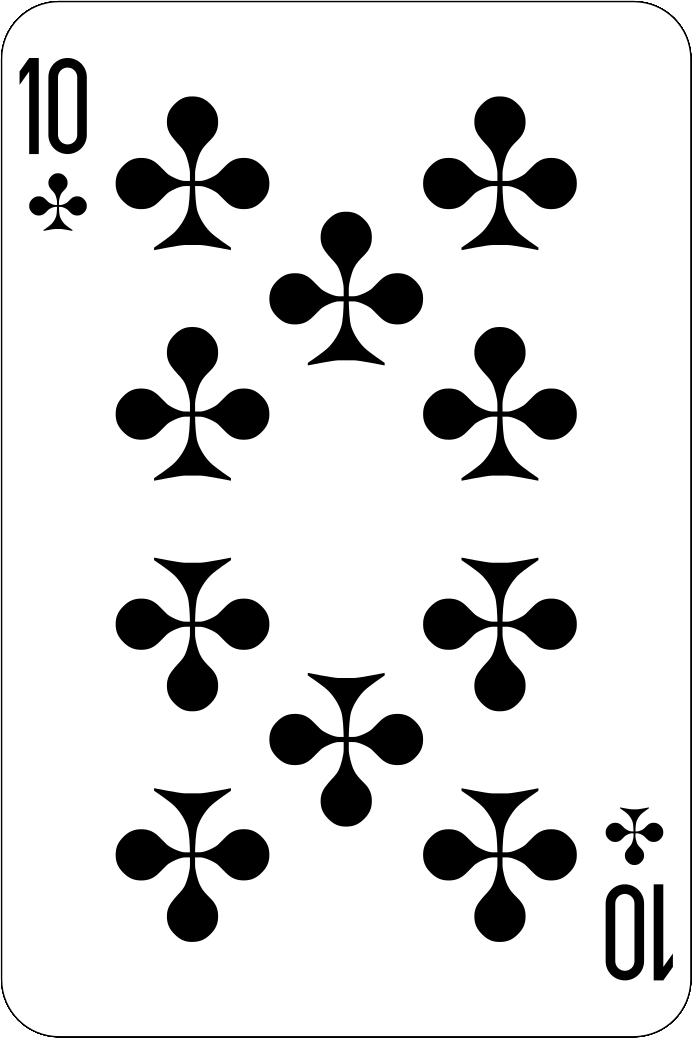
#> input picture card_decks/deck_1/10C.png, 692 x 1038 px, given in place of 8C.png, which was not available
$ python create_dataset.py
#> lines starting #> are read from the running program, lines starting #| are printed output that depends on the picture; pictures that were not available may be replaced by others from this repository, and a replacement may not be noted
### utils.py
import numpy as np
import copy
from PIL import Image
import random
import os

import matplotlib.pyplot as plt
from matplotlib.patches import Circle


def getCards():
	# [index, class string, value / values]
	return [
		[0, "2C", 2],
		[1, "2D", 2],
		[2, "2H", 2],
		[3, "2S", 2],
		[4, "3C", 3],
		[5, "3D", 3],
		[6, "3H", 3],
		[7, "3S", 3],
		[8, "4C", 4],
		[9, "4D", 4],
		[10, "4H", 4],
		[11, "4S", 4],
		[12, "5C", 5],
		[13, "5D", 5],
		[14, "5H", 5],
		[15, "5S", 5],
		[16, "6C", 6],
		[17, "6D", 6],
		[18, "6H", 6],
		[19, "6S", 6],
		[20, "7C", 7],
		[21, "7D", 7],
		[22, "7H", 7],
		[23, "7S", 7],
		[24, "8C", 8],
		[25, "8D", 8],
		[26, "8H", 8],
		[27, "8S", 8],
		[28, "9C", 8],
		[29, "9D", 9],
		[30, "9H", 9],
		[31, "9S", 9],
		[32, "10C", 10],
		[33, "10D", 10],
		[34, "10H", 10],
		[35, "10S", 10],
		[36, "JC", 10],
		[37, "JD", 10],
		[38, "JH", 10],
		[39, "JS", 10],
		[40, "QC", 10],
		[41, "QD", 10],
		[42, "QH", 10],
		[43, "QS", 10],
		[44, "KC", 10],
		[45, "KD", 10],
		[46, "KH", 10],
		[47, "KS", 10],
		[48, "AC", [1, 11]],
		[49, "AD", [1, 11]],
		[50, "AH", [1, 11]],
		[51, "AS", [1, 11]]
	]


# [7 lines left out: function getActions, not called in this run]


def getActionFromHandTotal(playersCardsTotal, delearsCardsTotal, ace):
	"""
	ace (bool): True if ace in in card hand and its value is set to 11
	"""

	# soft hand
	if ace:
		if playersCardsTotal <= 17:
			return 0
		else:
			if (playersCardsTotal == 18) and (delearsCardsTotal in [9, 10]):
				return 0
			else:
				return 1
	# hard hand
	else:
		if playersCardsTotal <= 11:
			return 0
		elif (playersCardsTotal == 12) and (delearsCardsTotal in [1, 2, 3]):
			return 0
		elif (playersCardsTotal in [12, 13, 14, 15]) and (delearsCardsTotal in [7, 8, 9, 10, 11]):
			return 0
		elif (playersCardsTotal == 16) and (delearsCardsTotal in [7, 8, 9]):
			return 0
		elif (playersCardsTotal == 16) and (delearsCardsTotal in [10, 11]):
			return 2
		else:
			return 1


def setAce(cards):
	""" Set the value of ace to either 1 or 11
	This will follow the policy of setting ace to 11 if it does not set the hand total over 21, otherwise ace will be set to 1
	"""
	returnCards = []  # cards to return with ace set to either 1 or 11
	aceCards = []  # temp list for ace cards

	# seperate ace from other cards
	for card in cards:
		if "A" in card[1]:
			aceCards.append(copy.deepcopy(card))  # copy card values
		else:
			returnCards.append(copy.deepcopy(card))  # copy card values

	# return cards if no ace is included
	if len(aceCards) == 0:
		return returnCards
	# get sum of non ace card values
	else:
		# hand only contains ace cards
		if len(returnCards) == 0:
			sumOtherCards = 0
		# hand has non ace cards
		else:
			sumOtherCards = sum([x[2] for x in returnCards])

	# Only one ace in hand
	if len(aceCards) == 1:
		if sumOtherCards + 11 > 21:  # ace == 11 is a bust (hand value over 21)
			aceCards[0][2] = 1
		else:  # ace == 11 is not a bust (hand value under or equal to 21)
			aceCards[0][2] = 11
		returnCards.append(aceCards[0])
	# More than 1 ace in hand
	else:
		# set all ace values to 1
		aceValues = []
		for ace in aceCards:
			aceValues.append(1)
		# All ace cards set to 1 is a bust
		if sumOtherCards + sum(aceValues) > 21:
			for ace in aceCards:
				ace[2] = 1
				returnCards.append(ace)
		# set ace cards to 11 (one at a time) until a bust is met or all cards are a 11
		else:
			for idx, ace in enumerate(aceValues):
				aceValues[idx] = 11
				if sumOtherCards + sum(aceValues) > 21:
					aceValues[idx] = 1
					aceCards[idx][2] = 1
					returnCards.append(aceCards[idx])
				else:
					aceCards[idx][2] = 11
					returnCards.append(aceCards[idx])

	# reorder returnCards to match the order of cards
	# TO DO
	returnCardsSorted = []
	for card in cards:
		for idx, finalCard in enumerate(returnCards):
			if card[0] == finalCard[0]:
				returnCardsSorted.append(finalCard)

	return returnCardsSorted


def resizeCards(img, newHeight):
	width, height = img.size
	ratio = width / height
	newWidth = int(ratio * newHeight)
	scale = ((newWidth/width), (newHeight/height))
	return img.resize((newWidth, newHeight)), scale


def transformPoints(cardCoords, scale, translate):
	new_card_coords = []
	for idx, card in enumerate(cardCoords):
		coords = card[0]
		card_string = card[1]
		for idy, point in enumerate(coords):

			#resize
			point = (int(point[0] * scale[0]), int(point[1] * scale[1]))

			# location
			point = (point[0] + translate[0], point[1] + translate[1])

			# update point
			coords[idy] = point
		new_card_coords.append((coords, card_string))

	return new_card_coords


def genImage(sample, sampleId, saveName="new", returnImg=False):
	img = Image.new('RGBA', (1024, 1024), color=(0, 145, 48, 0))  # backgound is green

	playerCardImg, playerCardCoords = place_cards(sample["player_cards"])
	dealerCardImg, dealerCardCoords = place_cards(sample["dealer_cards"])

	newHeight = 185
	playerCardImg, playCardScale = resizeCards(playerCardImg, newHeight)
	dealerCardImg, dealerCardScale = resizeCards(dealerCardImg, newHeight)

	img.paste(playerCardImg, (50, (1024 - 50 - newHeight)), playerCardImg)
	img.paste(dealerCardImg, (50, 50), dealerCardImg)

	img = img.convert('RGB')  # remove alpha channel

	# apply transformation to card coordinates
	playerCardCoords = transformPoints(playerCardCoords, playCardScale, (50, (1024 - 50 - newHeight)))
	dealerCardCoords = transformPoints(dealerCardCoords, dealerCardScale, (50, 50))

	# save image
	save_path = f"{saveName}/imgs"
	if not os.path.exists(save_path):
		os.makedirs(save_path)
	img.save(f"{save_path}/{sampleId}.png", format="png")

	if returnImg:
		return {
			'class_label': sample['class_label'],
			'sampleId': sampleId,
			'playerCardCoords': playerCardCoords,
			'dealerCardCoords': dealerCardCoords,
			'img_path': f"imgs/{sampleId}.png",
			'player_cards': sample["player_cards"],
			'dealer_cards': sample["dealer_cards"]
		}, img
	else:
		return {
			'class_label': sample['class_label'],
			'sampleId': sampleId,
			'playerCardCoords': playerCardCoords,
			'dealerCardCoords': dealerCardCoords,
			'img_path': f"imgs/{sampleId}.png",
			'player_cards': sample["player_cards"],
			'dealer_cards': sample["dealer_cards"]
		}


def place_cards(cards):
	"""
	return a image of given cards placed next to each other
	"""

	card_imgs = []
	card_rotated = []  # record whether a card has been rotated or not
	for card in cards:
		rotate = random.choice([0, 180])
		if rotate == 0:
			card_rotated.append(False)
		else:
			card_rotated.append(True)
		card_imgs.append(Image.open(f"./card_decks/deck_1/{card[1]}.png", 'r').rotate(rotate, Image.NEAREST, expand=1))

	img = Image.new('RGBA', ((card_imgs[0].width * len(card_imgs) + (len(card_imgs) * 50)), card_imgs[0].height), (255, 0, 0, 0))

	card_coords = []
	x_pos = 0
	for idx, card in enumerate(card_imgs):
		# list order: card top left, card top right, card bottom left, card bottom right
		if card_rotated[idx]:
			card_coords.append(([
				(x_pos + card.width, card.height),
				(x_pos, card.height),
				(x_pos + card.width, 0),
				(x_pos, 0)
			], cards[idx][1]))
		else:
			card_coords.append(([
				(x_pos, 0),
				(x_pos + card.width, 0),
				(x_pos, card.height),
				(x_pos + card.width, card.height)
			], cards[idx][1]))
		img.paste(card, (x_pos, 0))
		x_pos = x_pos + card.width + 50

	return img, card_coords


# [145 lines that do not run on import are left out]

### create_dataset.py
import pickle
import os
import json
import argparse
from utils import getCards, getActionFromHandTotal, setAce, genImage
import random


def cardsToConcepts(playerCards, dealerCards):
	pass


def getCardhands(targetNumSamples, trainRatio):

	trainNumTarget = int(targetNumSamples * trainRatio)
	testNumTarget = targetNumSamples - trainNumTarget

	trainGames = genGames(trainNumTarget)
	testGames = genGames(testNumTarget)

	return trainGames, testGames


def genGames(targetSamples):

	numSamples = 0
	games = []

	while numSamples < targetSamples:
		newSamples = genGame()

		games.append(newSamples)

		numSamples += len(newSamples)

	# balance task labels with additional samples (we do not need to worry about concepts as they are roughly balanced by default)
	# get task label count
	task_labels = [0, 0, 0, 0]  # one value for each task label
	for idx, game in enumerate(games):
		for sample in game:
			task_labels[sample["class_label"]] = task_labels[sample["class_label"]] + 1

	# get class label imbalance
	class_imbalance = []
	for i in task_labels:
		class_imbalance.append(task_labels[task_labels.index(max(task_labels))] - i)

	# while an imbalance exists: generate a new game and add samples to a list of game samples
	out_of_game_samples = []
	while sum(class_imbalance) > 0:
		new_game = genGame()
		for sample in new_game:
			if class_imbalance[sample["class_label"]] > 0:  # only add samples if it helps to remove the imbalance
				out_of_game_samples.append(sample)
				class_imbalance[sample["class_label"]] = class_imbalance[sample["class_label"]] - 1

	# the last item in games will represent samples required to balance the dataset
	games.append(out_of_game_samples)

	return games


def genGame():
	"""
	generate samples for a single game and return the game
	"""
	# get a shuffled deck of cards
	cardDesc = getCards()
	random.shuffle(cardDesc)

	rawPlayerCards = []
	rawDelearCards = []
	newSamples = []

	# add initial cards to player and dealer hands
	rawPlayerCards.append(cardDesc.pop())
	rawPlayerCards.append(cardDesc.pop())
	rawDelearCards.append(cardDesc.pop())

	# decide if ace is 11 or 1
	playerCards = setAce(rawPlayerCards)
	delearCards = setAce(rawDelearCards)

	# get value of player and delear hands
	playerTotal = sum([x[2] for x in playerCards])
	delearTotal = sum([x[2] for x in delearCards])

	softHand = True if 11 in [x[2] for x in playerCards] else False

	# set sample class (action for player to take or bust)
	if playerTotal > 21:
		classLabel = 3
	else:
		classLabel = getActionFromHandTotal(playerTotal, delearTotal, ace=softHand)

	newSamples.append({
		"class_label": classLabel,
		"player_cards": playerCards,
		"dealer_cards": delearCards
	})

	while (len(playerCards) < 7) and (playerTotal < 21):  # we are limiting player hands to 7 cards
		rawPlayerCards.append(cardDesc.pop())
		playerCards = setAce(rawPlayerCards)
		playerTotal = sum([x[2] for x in playerCards])

		softHand = True if 11 in [x[2] for x in playerCards] else False

		# set sample class (action for player to take or bust)
		if playerTotal > 21:
			classLabel = 3
		else:
			classLabel = getActionFromHandTotal(playerTotal, delearTotal, ace=softHand)

		newSamples.append({
			"class_label": classLabel,
			"player_cards": playerCards,
			"dealer_cards": delearCards
		})

	while (len(delearCards) < 7) and (delearTotal < 17):  # we are limiting dealer hands to 7 cards
		rawDelearCards.append(cardDesc.pop())
		delearCards = setAce(rawDelearCards)
		delearTotal = sum([x[2] for x in delearCards])

	# set sample class (action for player to take or bust)
	if playerTotal > 21:
		classLabel = 3
	else:
		classLabel = getActionFromHandTotal(playerTotal, delearTotal, ace=softHand)

	# only save final dealer hand
	newSamples.append({
		"class_label": classLabel,
		"player_cards": playerCards,
		"dealer_cards": delearCards
	})

	return newSamples


def createSampleAttrbutes(games, start_index=0):
	samples = {}
	sample_id = start_index
	for idx, game in enumerate(games):
		# each game has an index apart from the last one which is -1 as this is made of filler samples
		if idx == len(games) - 1:
			game_number = -1
		else:
			game_number = idx

		for idy, game_part in enumerate(game):
			# gen image
			game_part = genImage(game_part, sample_id)
#> after the loop in place_cards, `for idx, card in enumerate(card_imgs):`:
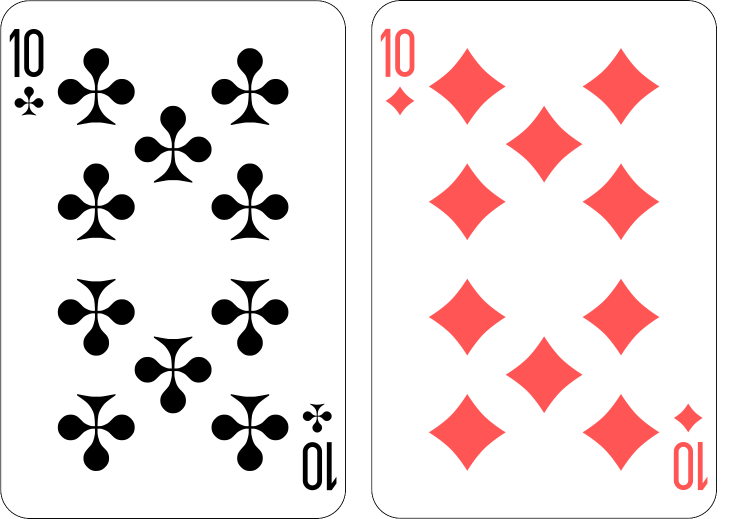
#> img: PIL image 1484x1038 RGBA (shown at 1/2 size); mean R, G, B, A 236.4, 207.5, 207.5, 236.4; transparent parts drawn white
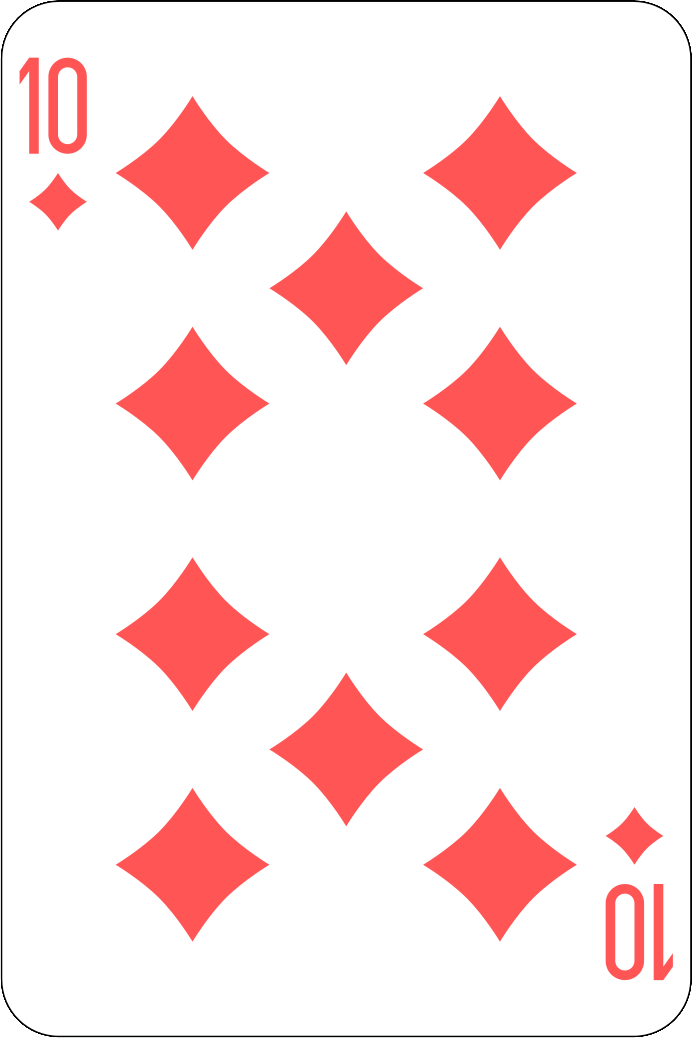
#> input picture card_decks/deck_1/10D.png, 692 x 1038 px, given in place of 8H.png, which was not available
#> after the loop in place_cards (call 2), `for idx, card in enumerate(card_imgs):`:
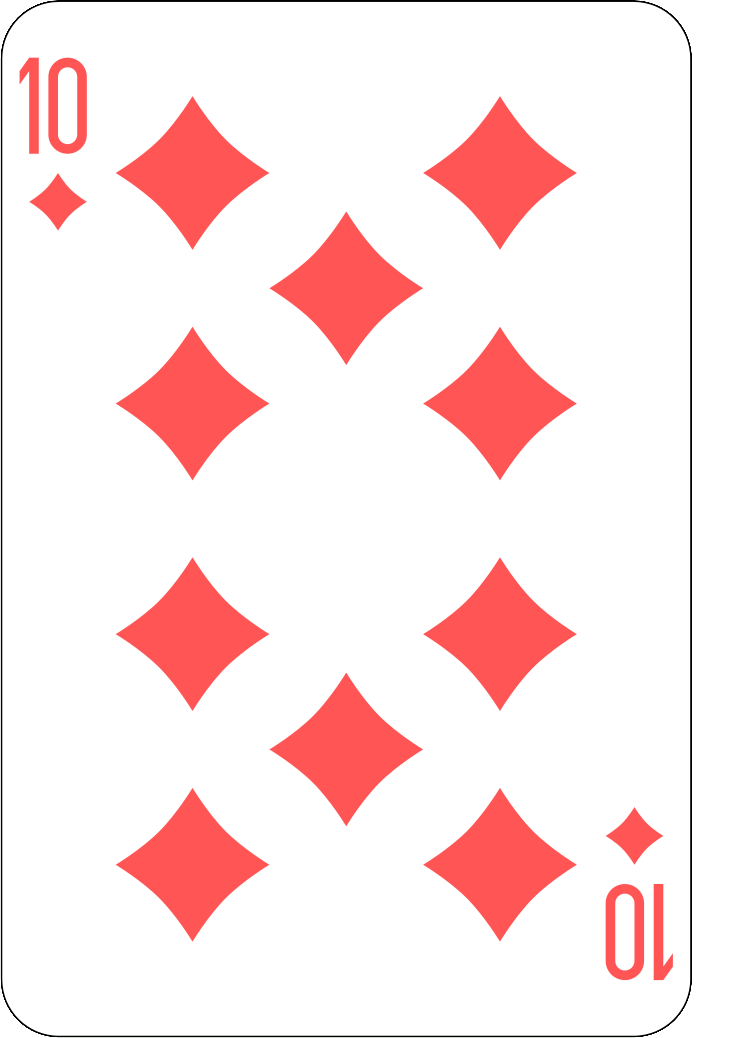
#> img: PIL image 742x1038 RGBA; mean R, G, B, A 251.8, 211.1, 211, 236.4; transparent parts drawn white
#> in genImage, `playerCardImg, playCardScale = resizeCards(playerCardImg, newHeight)`:
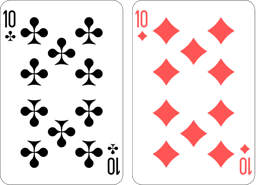
#> playerCardImg: PIL image 264x185 RGBA; mean R, G, B, A 219.6, 207.8, 207.8, 236.5; transparent parts drawn white
#> in genImage, `dealerCardImg, dealerCardScale = resizeCards(dealerCardImg, newHeight)`:
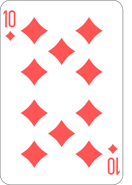
#> dealerCardImg: PIL image 132x185 RGBA; mean R, G, B, A 235.1, 211.3, 211.3, 236.5; transparent parts drawn white
#> in genImage, `img.paste(playerCardImg, (50, (1024 - 50 - newHeight)), playerCardImg)`:
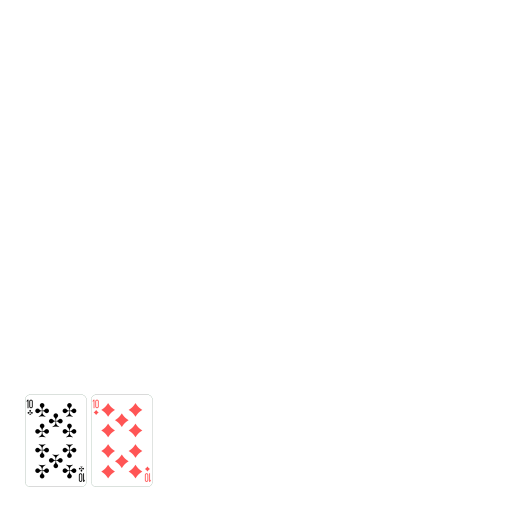
#> img: PIL image 1024x1024 RGBA (shown at 1/2 size); mean R, G, B, A 10.2, 148.4, 55.6, 11; transparent parts drawn white
#> in genImage, `img = img.convert('RGB')`:
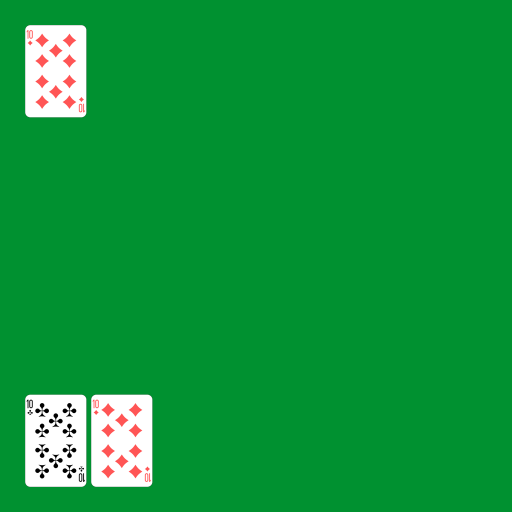
#> img: PIL image 1024x1024 RGB (shown at 1/2 size); mean R, G, B 15.7, 150.2, 59.5

			# gen concept vector
			soft_hand = True if 11 in [x[2] for x in game_part["player_cards"]] else False
			concepts = set_concept_vec(game_part["player_cards"], game_part["dealer_cards"], soft_hand)

			# put together dict for sample
			sample = {
				"img_path": game_part["img_path"],
				"class_label": game_part["class_label"],
				"concept_label": concepts,
				"player_card_points": game_part['playerCardCoords'],
				"dealer_card_points": game_part['dealerCardCoords'],
				"game_number": game_number
			}

			samples[sample_id] = sample
			sample_id = sample_id + 1
	return samples, sample_id


def set_concept_vec(player_cards, delear_cards, soft_hand):
	"""
	based on https://www.blackjackapprenticeship.com/blackjack-strategy-charts/
	"""
	player_card_values = [x[2] for x in player_cards]

	if soft_hand:
		soft = 1
		hard = 0
	else:
		soft = 0
		hard = 1

	if sum(player_card_values) >= 20:
		player_value_20 = 1
	else:
		player_value_20 = 0
	if sum(player_card_values) == 19:
		player_value_19 = 1
	else:
		player_value_19 = 0
	if sum(player_card_values) == 18:
		player_value_18 = 1
	else:
		player_value_18 = 0
	if sum(player_card_values) == 17:
		player_value_17 = 1
	else:
		player_value_17 = 0
	if sum(player_card_values) == 16:
		player_value_16 = 1
	else:
		player_value_16 = 0
	if sum(player_card_values) == 15:
		player_value_15 = 1
	else:
		player_value_15 = 0
	if sum(player_card_values) == 14:
		player_value_14 = 1
	else:
		player_value_14 = 0
	if sum(player_card_values) == 13:
		player_value_13 = 1
	else:
		player_value_13 = 0
	if sum(player_card_values) == 12:
		player_value_12 = 1
	else:
		player_value_12 = 0
	if sum(player_card_values) == 11:
		player_value_11 = 1
	else:
		player_value_11 = 0
	if sum(player_card_values) == 10:
		player_value_10 = 1
	else:
		player_value_10 = 0
	if sum(player_card_values) == 9:
		player_value_9 = 1
	else:
		player_value_9 = 0
	if sum(player_card_values) <= 8:
		player_value_8 = 1
	else:
		player_value_8 = 0

	if '2' in delear_cards[0][1]:
		dealer_card_2 = 1
	else:
		dealer_card_2 = 0
	if '3' in delear_cards[0][1]:
		dealer_card_3 = 1
	else:
		dealer_card_3 = 0
	if '4' in delear_cards[0][1]:
		dealer_card_4 = 1
	else:
		dealer_card_4 = 0
	if '5' in delear_cards[0][1]:
		dealer_card_5 = 1
	else:
		dealer_card_5 = 0
	if '6' in delear_cards[0][1]:
		dealer_card_6 = 1
	else:
		dealer_card_6 = 0
	if '7' in delear_cards[0][1]:
		dealer_card_7 = 1
	else:
		dealer_card_7 = 0
	if '8' in delear_cards[0][1]:
		dealer_card_8 = 1
	else:
		dealer_card_8 = 0
	if '9' in delear_cards[0][1]:
		dealer_card_9 = 1
	else:
		dealer_card_9 = 0
	if ('10' in delear_cards[0][1]) or ('J' in delear_cards[0][1]) or ('Q' in delear_cards[0][1]) or ('K' in delear_cards[0][1]):
		dealer_card_10 = 1
	else:
		dealer_card_10 = 0
	if 'A' in delear_cards[0][1]:
		dealer_card_a = 1
	else:
		dealer_card_a = 0
	if len(delear_cards) > 1:
		dealer_multi_cards = 1
	else:
		dealer_multi_cards = 0

	return [
		soft,
		hard,
		player_value_20,
		player_value_19,
		player_value_18,
		player_value_17,
		player_value_16,
		player_value_15,
		player_value_14,
		player_value_13,
		player_value_12,
		player_value_11,
		player_value_10,
		player_value_9,
		player_value_8,
		dealer_card_2,
		dealer_card_3,
		dealer_card_4,
		dealer_card_5,
		dealer_card_6,
		dealer_card_7,
		dealer_card_8,
		dealer_card_9,
		dealer_card_10,
		dealer_card_a,
		dealer_multi_cards
	]


if __name__ == "__main__":
	parser = argparse.ArgumentParser(description='Options to build a blackjack dataset')
	parser.add_argument(
		'--img_size',
		type=int,
		default=700,
		help='Width and height of the output image'
	)
	parser.add_argument(
		'--target_num_samples',
		type=int,
		default=10000,
		help='Target number of samples in the dataset. The true number of samples may be slightly higher or lower than the set value as the dataset will only contain complete games'
	)
	parser.add_argument(
		'--train_ratio',
		type=float,
		default=0.7,
		help='Ratio of the dataset to generate (1.0 for all, 0 for none)'
	)
	parser.add_argument(
		'--save_name',
		type=str,
		help='Name of the folder containing card images'
	)
	args = parser.parse_args()

	# Generate games
	trainGames, testGames = getCardhands(args.target_num_samples, args.train_ratio)

	"""
	# Create images for games
	sampleId = 0
	for idx, game in enumerate(trainGames):
		for idy, sample in enumerate(game):
			sample = genImage(sample, sampleId, saveName=args.save_name)
			sampleId += 1

	for idx, game in enumerate(testGames):
		for idy, sample in enumerate(game):
			sample = genImage(sample, sampleId, saveName=args.save_name)
			sampleId += 1
	"""

	# Turn games into sample attributes

#> (the run stopped early here; a loop or call above may not have finished)
